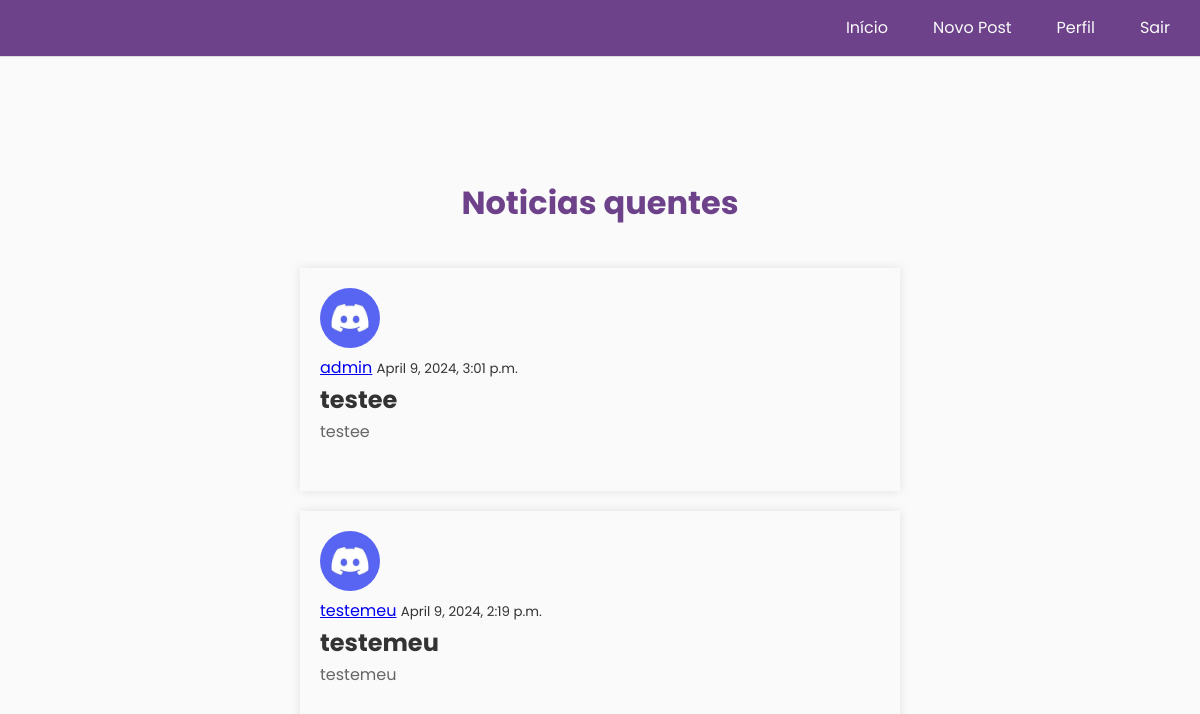
The app's page / (signed in), older data.
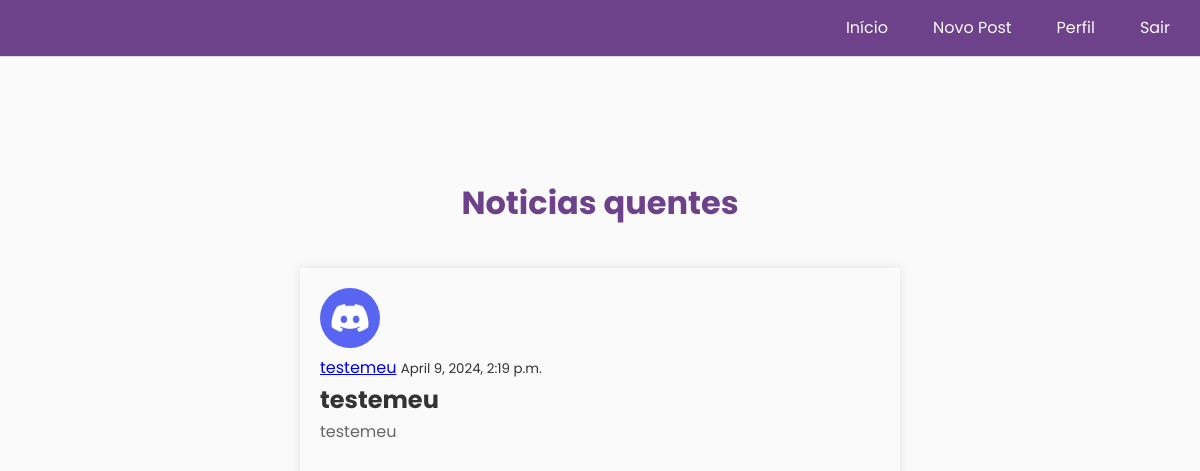
The same page, newer data.
### blog/models.py (models this page shows, shortened)
class Post(models.Model):
    title = models.CharField(max_length=200)
    content = models.TextField()
    date_posted = models.DateTimeField(default=timezone.now)
    author = models.ForeignKey(User, on_delete=models.CASCADE)

### users/models.py (models this page shows, shortened)
class Profile(models.Model):
    user = models.OneToOneField(User, on_delete=models.CASCADE)
    image = models.ImageField(default='default.jpg')

### blog/views.py (the view)
# urls.py: path('', PostListView.as_view(), name="blog-home"),
class PostListView(LoginRequiredMixin, ListView):
    model = Post
    template_name = 'blog/home.html'
    context_object_name = 'posts'
    ordering = ["-date_posted"]

### blog/templates/blog/home.html
{% extends 'blog/base.html' %}
{% block content %}
{% load crispy_forms_tags %}
  <div class="postagens">
    <div class="titulo">Noticias quentes</div>
    {% for post in posts %}
        <article class="media content-section">
            <img class="rounded-cirlce article-img" src="{{ post.author.profile.image.url }}" alt="">
            <div class="media-body">
              <div class="article-metadata">
                <a class="mr-2" href="#">{{ post.author }}</a>
                <small class="text-muted">{{ post.date_posted }}</small>
              </div>
              <h2><a class="article-title" href="{% url 'blog-detail' post.id %}">{{ post.title }}</a></h2>
              <p class="article-content">{{ post.content }}</p>
            </div>
            <br>
          </article>
    {% endfor  %}
  </div>
{% endblock content %}

### blog/templates/blog/base.html (shortened to what this page needs)
{% load static %}
<!DOCTYPE html>
<html lang="pt-br">
<head>
    <link rel="stylesheet" href="{% static 'blog/style.css' %}">
    <link rel="stylesheet" href="https://cdnjs.cloudflare.com/ajax/libs/font-awesome/5.15.4/css/all.min.css">
</head>
<body>
    <header class="site-header">
        <nav class="main-nav">
            <div class="container_header">
                    <ul class="nav-list">
                        {% if user.is_authenticated %}
                        <li class="nav-item"><a href="{% url 'blog-home' %}" class="nav-link">Início</a></li>
                        {% endif %}
                    </ul>
                <ul class="nav-list">
                    {% if user.is_staff %}
                    <li class="nav-item"><a href="{% url 'blog-new' %}" class="nav-link">Novo Post</a></li>
                    {% endif %}
                    {% if user.is_authenticated %}
                    <li class="nav-item"><a href="{% url 'profile' %}" class="nav-link">Perfil</a></li>
                    <li class="nav-item"><a href="{% url 'logout' %}" class="nav-link">Sair</a></li>
                    {% else %}
                    <li class="nav-item"><a href="{% url 'login' %}" class="nav-link">Login</a></li>
                    <li class="nav-item"><a href="{% url 'register' %}" class="nav-link">Registrar</a></li>
                    {% endif %}
                </ul>
            </div>
        </nav>
    </header>
    <main role="main" class="content">
        <div class="row">
            <div class="content_body">
                {% block content %}{% endblock %}
            </div>
        </div>
    </main>
</body>
</html>

### blog/static/blog/style.css (style rules this page uses)
* { box-sizing: border-box; margin: 0; padding: 0; }
body { font-family: 'Poppins', sans-serif; background-color: #fafafa; color: #333; line-height: 1.6; }
.site-header { background-color: #6d428a; color: #333; padding: 15px 0; border-bottom: 1px solid #dbdbdb; }
.nav-item { margin-right: 15px; }
.nav-link { text-decoration: none; padding: 8px 15px; border-radius: 5px; background-color: #6d428a; color: #fafafa; border: none; }
.container_header { display: flex; justify-content: flex-end; }
.content-section { width: 600px; padding: 20px; margin-bottom: 20px; box-shadow: 0 0 10px rgba(0, 0, 0, 0.1); }
.article-img { width: 60px; height: 60px; border-radius: 50%; margin-right: 15px; }
.article-title { color: #333; text-decoration: none; transition: color 0.3s ease; }
.article-content { color: #666; }
ul { list-style-type: none; display: flex; }
.content_body { display: flex; justify-content: center; margin-top: 10vw; }
.postagens { display: grid; }
.titulo { font-size: xx-large; text-align: center; margin-bottom: 40px; color: #6d428a; font-weight: bolder; }

Row changes from the older to the newer data that the page shows:
removed Post: author.profile.image (placeholder picture), author "admin", date_posted "April 9, 2024, 3:01 p.m.", title "testee", content "testee"
